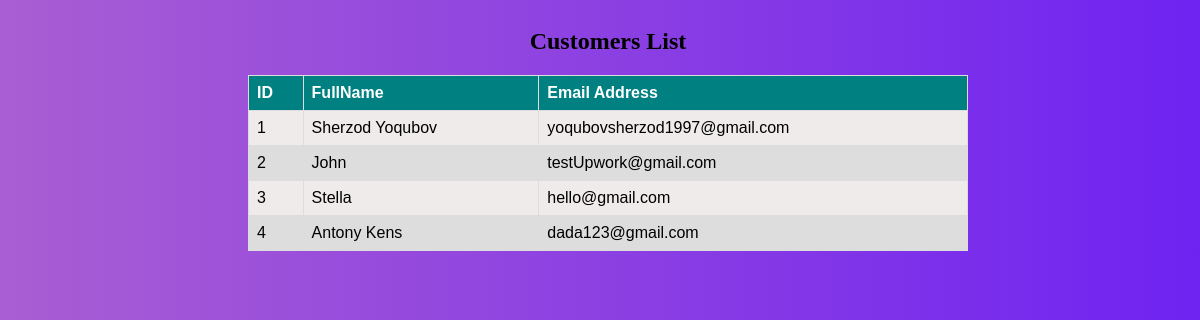
The app's page /customers/ with its own data.
### model_form/models.py (models this page shows, shortened)
class Customer(models.Model):
    full_name = models.CharField(max_length=100)
    email = models.EmailField()
    message = models.TextField(max_length=500)

### model_form/views.py (the view)
# urls.py: path('customers/', customers_list, name='customers_list'),
def customers_list(request):
    customers = Customer.objects.all()
    ctx = {'customers': customers}
    return render(request, 'customers_list.html', ctx)

### templates/customers_list.html (shortened to what this page needs)
<!DOCTYPE html>
<html lang="en">
{% load static %}
<head>
    <link rel="stylesheet" href="{% static 'css/customers_list.css' %}">
</head>
<body>
<h2>Customers List</h2>
<table>
    <thead>
      <tr>
        <th>ID</th>
        <th>FullName</th>
        <th>Email Address</th>
      </tr>
    </thead>
    <tbody>
    {% for i in customers %}
      <tr>
        <td>{{i.id}}</td>
        <td>{{i.full_name}}</td>
        <td>{{i.email}}</td>
      </tr>
    {%endfor%}
    </tbody>
</table>
</body>
</html>

### static/css/customers_list.css (style rules this page uses)
body { height: 98vh; width: 100vw; background-image: linear-gradient(to left, #6f23f1, #a95ed3); background-repeat: no-repeat; display: flex; flex-direction: column; align-items: center; justify-content: flex-start; overflow: hidden; }
table { font-family: arial, sans-serif; border-collapse: collapse; width: 60%; overflow-y: auto; background: #efebeb; }
td, th { border: 1px solid #dddddd; text-align: left; padding: 8px; }
th { background: teal; color:#fff; }
tr:nth-child(even) { background-color: #dddddd; }

### records on screen
Customer: id "1", full_name "Sherzod Yoqubov", email "yoqubovsherzod1997@gmail.com"
Customer: id "2", full_name "John", email "testUpwork@gmail.com"
Customer: id "3", full_name "Stella", email "hello@gmail.com"
Customer: id "4", full_name "Antony Kens", email "dada123@gmail.com"
